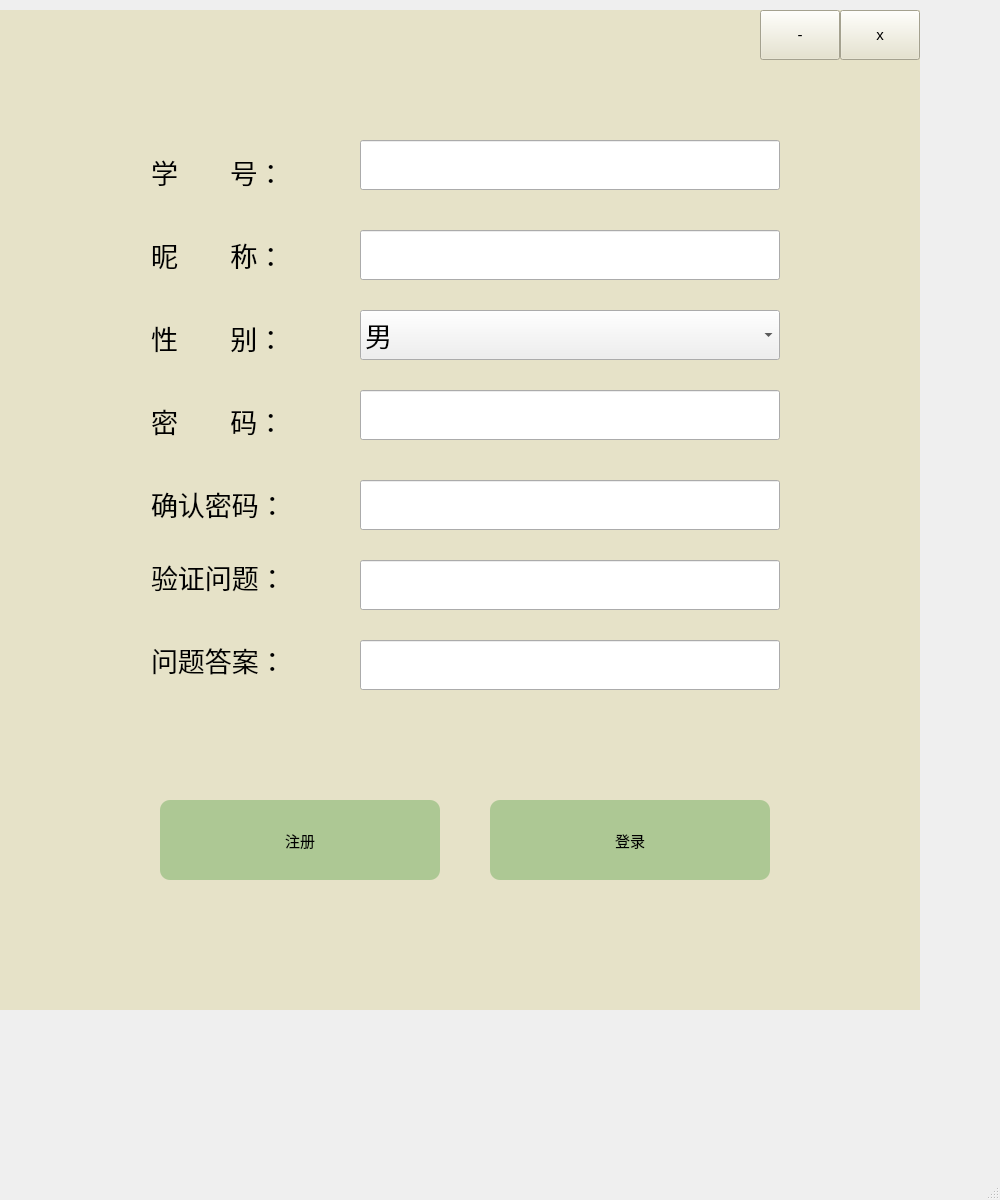
<?xml version="1.0" encoding="UTF-8"?>
<ui version="4.0">
 <class>Register</class>
 <widget class="QMainWindow" name="Register">
  <property name="geometry">
   <rect>
    <x>0</x>
    <y>0</y>
    <width>1000</width>
    <height>1200</height>
   </rect>
  </property>
  <property name="windowTitle">
   <string>MainWindow</string>
  </property>
  <widget class="QWidget" name="centralwidget">
   <widget class="QLineEdit" name="Name">
    <property name="geometry">
     <rect>
      <x>360</x>
      <y>230</y>
      <width>420</width>
      <height>50</height>
     </rect>
    </property>
    <property name="font">
     <font>
      <family>Arial</family>
      <pointsize>20</pointsize>
     </font>
    </property>
    <property name="text">
     <string/>
    </property>
   </widget>
   <widget class="QLineEdit" name="Sno">
    <property name="geometry">
     <rect>
      <x>360</x>
      <y>140</y>
      <width>420</width>
      <height>50</height>
     </rect>
    </property>
    <property name="font">
     <font>
      <family>Arial</family>
      <pointsize>20</pointsize>
     </font>
    </property>
   </widget>
   <widget class="QLineEdit" name="Key">
    <property name="geometry">
     <rect>
      <x>360</x>
      <y>390</y>
      <width>420</width>
      <height>50</height>
     </rect>
    </property>
    <property name="font">
     <font>
      <family>Arial</family>
      <pointsize>20</pointsize>
     </font>
    </property>
   </widget>
   <widget class="QLineEdit" name="C_key">
    <property name="geometry">
     <rect>
      <x>360</x>
      <y>480</y>
      <width>420</width>
      <height>50</height>
     </rect>
    </property>
    <property name="font">
     <font>
      <family>Arial</family>
      <pointsize>20</pointsize>
     </font>
    </property>
   </widget>
   <widget class="QLineEdit" name="Question">
    <property name="geometry">
     <rect>
      <x>360</x>
      <y>560</y>
      <width>420</width>
      <height>50</height>
     </rect>
    </property>
    <property name="font">
     <font>
      <family>Arial</family>
      <pointsize>20</pointsize>
     </font>
    </property>
   </widget>
   <widget class="QLineEdit" name="Answer">
    <property name="geometry">
     <rect>
      <x>360</x>
      <y>640</y>
      <width>420</width>
      <height>50</height>
     </rect>
    </property>
    <property name="font">
     <font>
      <family>Arial</family>
      <pointsize>20</pointsize>
     </font>
    </property>
   </widget>
   <widget class="QComboBox" name="Sex">
    <property name="geometry">
     <rect>
      <x>360</x>
      <y>310</y>
      <width>420</width>
      <height>50</height>
     </rect>
    </property>
    <property name="font">
     <font>
      <family>Arial</family>
      <pointsize>20</pointsize>
     </font>
    </property>
    <item>
     <property name="text">
      <string>男</string>
     </property>
    </item>
    <item>
     <property name="text">
      <string>女</string>
     </property>
    </item>
   </widget>
   <widget class="QLabel" name="label">
    <property name="geometry">
     <rect>
      <x>151</x>
      <y>151</y>
      <width>171</width>
      <height>41</height>
     </rect>
    </property>
    <property name="font">
     <font>
      <family>Arial</family>
      <pointsize>20</pointsize>
     </font>
    </property>
    <property name="text">
     <string>学       号：</string>
    </property>
   </widget>
   <widget class="QLabel" name="label_2">
    <property name="geometry">
     <rect>
      <x>151</x>
      <y>234</y>
      <width>181</width>
      <height>41</height>
     </rect>
    </property>
    <property name="font">
     <font>
      <family>Arial</family>
      <pointsize>20</pointsize>
     </font>
    </property>
    <property name="text">
     <string>昵       称：</string>
    </property>
   </widget>
   <widget class="QLabel" name="label_3">
    <property name="geometry">
     <rect>
      <x>151</x>
      <y>317</y>
      <width>191</width>
      <height>41</height>
     </rect>
    </property>
    <property name="font">
     <font>
      <family>Arial</family>
      <pointsize>20</pointsize>
     </font>
    </property>
    <property name="text">
     <string>性       别：</string>
    </property>
   </widget>
   <widget class="QLabel" name="label_4">
    <property name="geometry">
     <rect>
      <x>151</x>
      <y>400</y>
      <width>191</width>
      <height>41</height>
     </rect>
    </property>
    <property name="font">
     <font>
      <family>Arial</family>
      <pointsize>20</pointsize>
     </font>
    </property>
    <property name="text">
     <string>密       码：</string>
    </property>
   </widget>
   <widget class="QLabel" name="label_5">
    <property name="geometry">
     <rect>
      <x>151</x>
      <y>483</y>
      <width>191</width>
      <height>41</height>
     </rect>
    </property>
    <property name="font">
     <font>
      <family>Arial</family>
      <pointsize>20</pointsize>
     </font>
    </property>
    <property name="text">
     <string>确认密码：</string>
    </property>
   </widget>
   <widget class="QLabel" name="label_6">
    <property name="geometry">
     <rect>
      <x>151</x>
      <y>556</y>
      <width>191</width>
      <height>41</height>
     </rect>
    </property>
    <property name="font">
     <font>
      <family>Arial</family>
      <pointsize>20</pointsize>
     </font>
    </property>
    <property name="text">
     <string>验证问题：</string>
    </property>
   </widget>
   <widget class="QLabel" name="label_7">
    <property name="geometry">
     <rect>
      <x>151</x>
      <y>639</y>
      <width>191</width>
      <height>41</height>
     </rect>
    </property>
    <property name="font">
     <font>
      <family>Arial</family>
      <pointsize>20</pointsize>
     </font>
    </property>
    <property name="text">
     <string>问题答案：</string>
    </property>
   </widget>
   <widget class="QFrame" name="frame">
    <property name="geometry">
     <rect>
      <x>0</x>
      <y>10</y>
      <width>920</width>
      <height>1000</height>
     </rect>
    </property>
    <property name="font">
     <font>
      <family>Arial</family>
      <pointsize>-1</pointsize>
     </font>
    </property>
    <property name="styleSheet">
     <string notr="true">*{
background:rgb(255, 255, 255);
font-size:15px;
font-style:MingLiU-ExtB;
}
QFrame{
border:sold 10px rgba(0,0,0);
background:rgb(230, 226, 200);
}
QLineEdit{
color:rgb(222, 222, 222);
background-color:rgb(230, 226, 200);
font-size:16px;
border-style:outset;
border-radius:10px;
font-style:MingLiU-ExtB;
}
QPushButton{
background:rgb(173, 200, 148);
border-style:outset;
border-radius:10px;
font-style:MingLiU-ExtB;
}
QPushButton:pressed{
background-color:rgb(180, 220, 160);
border-style:inset;
font-style:MingLiU-ExtB;
}
QCheckBox{
background:rgba(85,170,255,0);
color:rgb(0, 0, 0);
font-style:MingLiU-ExtB;
}
QLabel{
background:rgb(36, 36, 36);
color:rgb(222, 222, 222);
font-style:MingLiU-ExtB;
font-size:14px;
}
</string>
    </property>
    <property name="frameShape">
     <enum>QFrame::StyledPanel</enum>
    </property>
    <property name="frameShadow">
     <enum>QFrame::Raised</enum>
    </property>
    <widget class="QToolButton" name="Close_1">
     <property name="geometry">
      <rect>
       <x>840</x>
       <y>0</y>
       <width>80</width>
       <height>50</height>
      </rect>
     </property>
     <property name="styleSheet">
      <string notr="true">background:rgb(230, 226, 200);</string>
     </property>
     <property name="text">
      <string>x</string>
     </property>
    </widget>
    <widget class="QToolButton" name="Min_1">
     <property name="geometry">
      <rect>
       <x>760</x>
       <y>0</y>
       <width>80</width>
       <height>50</height>
      </rect>
     </property>
     <property name="styleSheet">
      <string notr="true">background:rgb(230, 226, 200);</string>
     </property>
     <property name="text">
      <string>-</string>
     </property>
    </widget>
    <widget class="QPushButton" name="Log">
     <property name="geometry">
      <rect>
       <x>490</x>
       <y>790</y>
       <width>280</width>
       <height>80</height>
      </rect>
     </property>
     <property name="font">
      <font>
       <family>Arial</family>
       <pointsize>12</pointsize>
       <weight>50</weight>
       <italic>false</italic>
       <bold>false</bold>
      </font>
     </property>
     <property name="styleSheet">
      <string notr="true">font: 12pt &quot;Arial&quot;;</string>
     </property>
     <property name="text">
      <string>登录</string>
     </property>
    </widget>
    <widget class="QPushButton" name="Reg">
     <property name="geometry">
      <rect>
       <x>160</x>
       <y>790</y>
       <width>280</width>
       <height>80</height>
      </rect>
     </property>
     <property name="font">
      <font>
       <family>Arial</family>
       <pointsize>12</pointsize>
       <weight>50</weight>
       <italic>false</italic>
       <bold>false</bold>
      </font>
     </property>
     <property name="styleSheet">
      <string notr="true">font: 12pt &quot;Arial&quot;;</string>
     </property>
     <property name="text">
      <string>注册</string>
     </property>
    </widget>
   </widget>
   <zorder>frame</zorder>
   <zorder>Name</zorder>
   <zorder>Sno</zorder>
   <zorder>Key</zorder>
   <zorder>C_key</zorder>
   <zorder>Question</zorder>
   <zorder>Answer</zorder>
   <zorder>Sex</zorder>
   <zorder>label</zorder>
   <zorder>label_2</zorder>
   <zorder>label_3</zorder>
   <zorder>label_4</zorder>
   <zorder>label_5</zorder>
   <zorder>label_6</zorder>
   <zorder>label_7</zorder>
  </widget>
  <widget class="QStatusBar" name="statusbar"/>
 </widget>
 <resources/>
 <connections/>
</ui>
